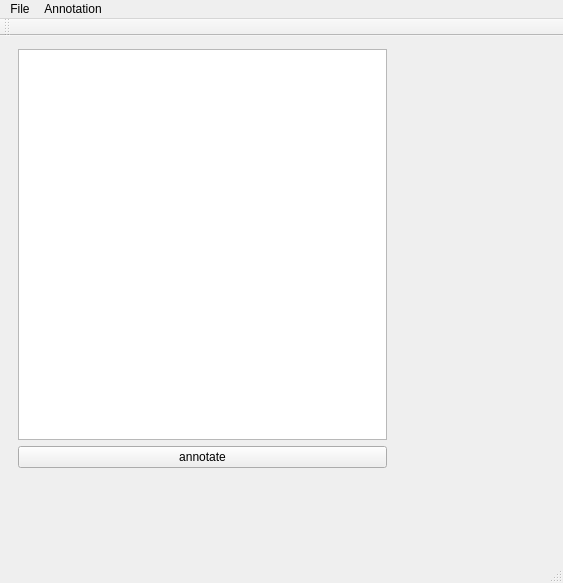
<?xml version="1.0" encoding="UTF-8"?>
<ui version="4.0">
 <class>Frontend</class>
 <widget class="QMainWindow" name="Frontend">
  <property name="geometry">
   <rect>
    <x>0</x>
    <y>0</y>
    <width>563</width>
    <height>583</height>
   </rect>
  </property>
  <property name="windowTitle">
   <string>Frontend</string>
  </property>
  <widget class="QWidget" name="centralWidget">
   <widget class="QWidget" name="layoutWidget">
    <property name="geometry">
     <rect>
      <x>7</x>
      <y>2</y>
      <width>391</width>
      <height>441</height>
     </rect>
    </property>
    <layout class="QVBoxLayout" name="verticalLayout">
     <item>
      <widget class="QTextEdit" name="textEdit"/>
     </item>
     <item>
      <widget class="QPushButton" name="annotateButton">
       <property name="text">
        <string>annotate</string>
       </property>
      </widget>
     </item>
    </layout>
   </widget>
  </widget>
  <widget class="QMenuBar" name="menuBar">
   <property name="geometry">
    <rect>
     <x>0</x>
     <y>0</y>
     <width>563</width>
     <height>21</height>
    </rect>
   </property>
   <widget class="QMenu" name="menuFile">
    <property name="title">
     <string>File</string>
    </property>
    <addaction name="actionOpen"/>
    <addaction name="actionSave"/>
    <addaction name="separator"/>
    <addaction name="actionQuit"/>
   </widget>
   <widget class="QMenu" name="menuAnnotation">
    <property name="title">
     <string>Annotation</string>
    </property>
    <widget class="QMenu" name="menuShow">
     <property name="title">
      <string>Show</string>
     </property>
     <addaction name="actionClauses"/>
     <addaction name="actionPOS"/>
    </widget>
    <addaction name="actionSave_2"/>
    <addaction name="actionLoad"/>
    <addaction name="separator"/>
    <addaction name="menuShow"/>
   </widget>
   <addaction name="menuFile"/>
   <addaction name="menuAnnotation"/>
  </widget>
  <widget class="QToolBar" name="mainToolBar">
   <attribute name="toolBarArea">
    <enum>TopToolBarArea</enum>
   </attribute>
   <attribute name="toolBarBreak">
    <bool>false</bool>
   </attribute>
  </widget>
  <widget class="QStatusBar" name="statusBar"/>
  <action name="actionOpen">
   <property name="text">
    <string>Open</string>
   </property>
  </action>
  <action name="actionSave">
   <property name="text">
    <string>Save</string>
   </property>
  </action>
  <action name="actionQuit">
   <property name="text">
    <string>Quit</string>
   </property>
  </action>
  <action name="actionSave_2">
   <property name="text">
    <string>Save</string>
   </property>
  </action>
  <action name="actionLoad">
   <property name="text">
    <string>Load</string>
   </property>
  </action>
  <action name="actionClauses">
   <property name="checkable">
    <bool>true</bool>
   </property>
   <property name="text">
    <string>Clauses</string>
   </property>
  </action>
  <action name="actionPOS">
   <property name="checkable">
    <bool>true</bool>
   </property>
   <property name="text">
    <string>POS</string>
   </property>
  </action>
 </widget>
 <layoutdefault spacing="6" margin="11"/>
 <resources/>
 <connections/>
</ui>
